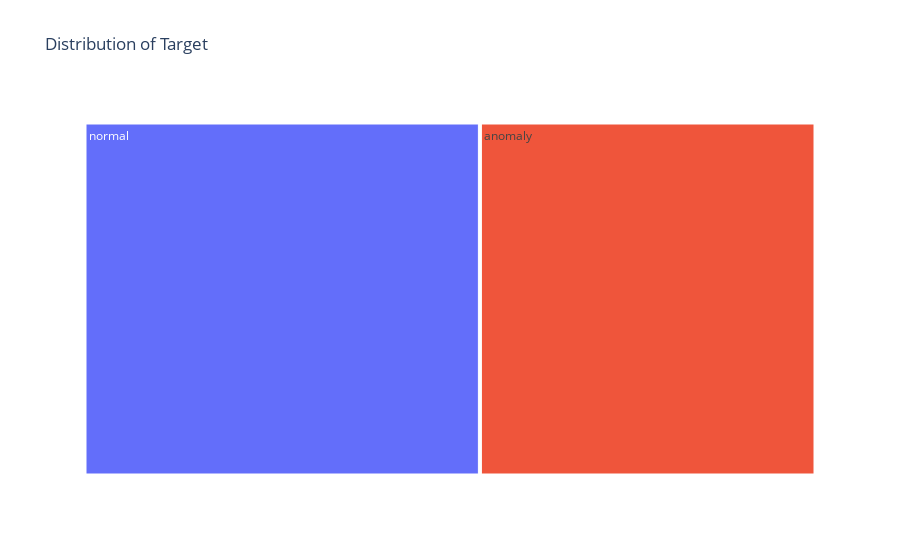

Write notebook code for a chart like this one.
### Markdown cell above
## 2. Label Distribution

### Code cell
class_distribution = df['target'].value_counts().reset_index()
class_distribution.columns = ['target', 'count']

fig = px.treemap(class_distribution, 
                 path=['target'], 
                 values='count', 
                 title='Distribution of Target')
fig.show()

### Figure 1 — Plotly figure (JSON) as saved in the notebook; plotly's stock layout.template omitted (floating-point values rounded to 4 significant figures)
{"data": [{"branchvalues": "total", "domain": {"x": [0, 1], "y": [0, 1]}, "hovertemplate": "labels=%{label}<br>count=%{value}<br>parent=%{parent}<br>id=%{id}<extra></extra>", "ids": ["anomaly", "normal"], "labels": ["anomaly", "normal"], "name": "", "parents": ["", ""], "type": "treemap", "values": [49866, 58750]}], "layout": {"legend": {"tracegroupgap": 0}, "title": {"text": "Distribution of Target"}}}
